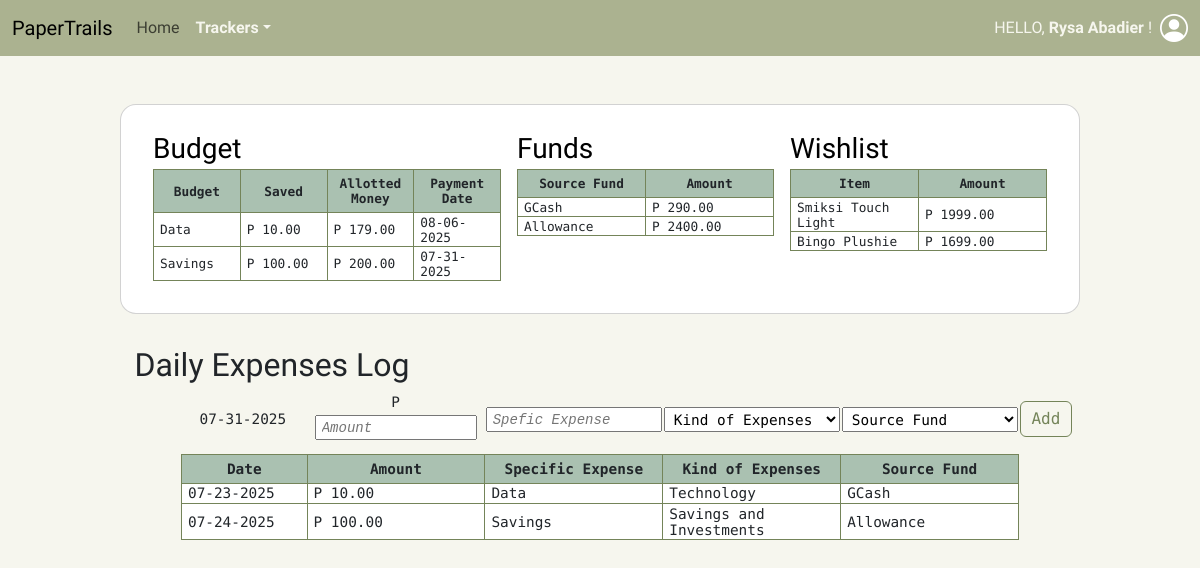
The app's page /dailyPage.php (signed in), older data.
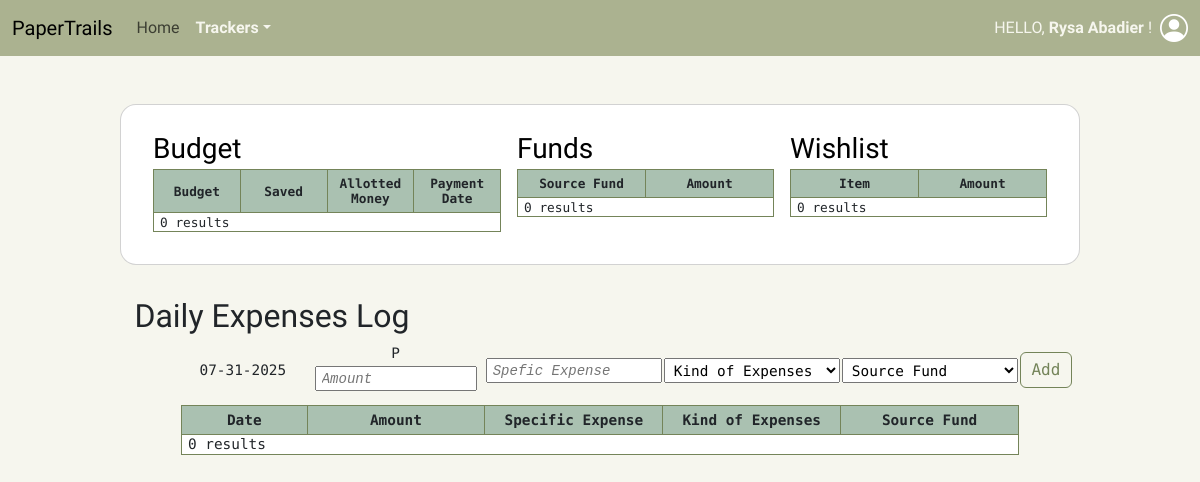
The same page, newer data.
### tables this page shows
CREATE TABLE `budget` (
  `id` int(11) NOT NULL,
  `user_id` int(11) NOT NULL,
  `amount` decimal(12,2) NOT NULL,
  `total_budget` decimal(12,2) NOT NULL,
  `budget_expense` varchar(255) NOT NULL,
  `expensetype_id` int(11) NOT NULL,
  `source_id` int(11) NOT NULL,
  `frequency_id` int(11) NOT NULL,
  `update_date` date NOT NULL DEFAULT current_timestamp()
);

CREATE TABLE `source_fund` (
  `id` int(11) NOT NULL,
  `user_id` int(11) NOT NULL,
  `name` varchar(255) NOT NULL,
  `amount` decimal(12,2) NOT NULL DEFAULT 0.00,
  `asset_id` int(11) NOT NULL
);

CREATE TABLE `wishlist` (
  `id` int(11) NOT NULL,
  `user_id` int(11) NOT NULL,
  `item` varchar(255) NOT NULL,
  `amount` decimal(12,2) DEFAULT 0.00,
  `shop` text DEFAULT '—'
);

CREATE TABLE `dailyexpense_log` (
  `id` int(11) NOT NULL,
  `user_id` int(11) NOT NULL,
  `amount` decimal(12,2) NOT NULL,
  `expense` varchar(255) DEFAULT '—',
  `source_id` int(11) NOT NULL,
  `expensetype_id` int(11) NOT NULL,
  `expense_date` date NOT NULL DEFAULT current_timestamp()
);

CREATE TABLE `expenses` (
  `id` int(11) NOT NULL,
  `name` varchar(255) NOT NULL
);

### foreignkeys.php (called while the page is built, shortened)
<?php
    function getExpenseType($conn, $id) {
        $sql = "SELECT `Name` FROM Expenses WHERE `ID` = $id";
        $result = mysqli_query($conn, $sql);
        $row = mysqli_fetch_assoc($result);
        if ($row > 0) return $row["Name"];
        else return deleteLogs($conn, $id);
    }
    function getAssetSource($conn, $id) {
        $sql = "SELECT `Name` FROM Source_Fund WHERE `ID` = $id";
        $result = mysqli_query($conn, $sql);
        $row = mysqli_fetch_assoc($result);
        if ($row > 0) return $row["Name"];
        else return deleteLogs($conn, $id);
    }
?>

### dailyexpenses.php (the view, shortened to what the changed rows need)
<?php
    include_once("connect.php");
    include_once("session.php");
    include_once("foreignkeys.php");
    function editDaily($conn, $page, $editID) {
        dailyHeaders();
        $sql = "SELECT `ID`, `Expense_Date`, `Amount`, `Expense`, `Budget`, `ExpenseType_ID`, `Source_ID` FROM DailyExpense_Log WHERE `User_ID` =" . $_SESSION["id"];
        $result = mysqli_query($conn, $sql);
        if (mysqli_num_rows($result) > 0) {
            while($row = mysqli_fetch_assoc($result)) {
                $expenseType = getExpenseType($conn, $row["ExpenseType_ID"]);
                $assetSource = getAssetSource($conn, $row["Source_ID"]);
                $date = date_create($row["Expense_Date"]);
                if ($page == "dailyExpenses" && $row["ID"] == $editID) {
                    echo '<tr><td>' . date_format($date,"m-d-Y") . '</td>';
                    echo '<form action="update.php" method="POST" class="edit-row">';
                        echo '<input type="hidden" name="edit_ID" value="' . $row["ID"] . '">';
                        echo '<input type="hidden" name="date" value="' . $row["Expense_Date"] . '">';
                        echo '<input type="hidden" name="budget" value="' . $row["Budget"] . '">';
                        echo '<input type="hidden" name="initial" value="' . $row["Amount"] . '">';
                        echo '<td>P <input type="text" name="final" value="' . $row["Amount"] . '" style="width: 92%;" /></td>';
                        echo '<td><input type="text" name="expense" value="' . $row["Expense"] . '" /></td>';
                        echo '<td><select name="type">';
                        $ctr = 1;
                        foreach (expenseTypes($conn) as $expense) {
                            if ($expenseType == $expense) echo '<option value="'. $ctr++ . '" selected>' . $expense . '</option>';
                            else echo '<option value="'. $ctr++ . '">' . $expense . '</option>';
                        }
                        echo '</select></td>';
                        echo '<td><select name="source">';
                        foreach (sourceFunds($conn, $_SESSION["id"]) as $id => $sourceFund) {
                            if ($assetSource == $sourceFund) echo '<option value="'. $id . '" selected>' . $sourceFund . '</option>';
                            else echo '<option value="'. $id . '">' . $sourceFund . '</option>';
                        }
                        echo '</select></td></tr>';
                    echo '</form>';
                } else {
                    echo '<tr data-id="' . $row["ID"] . '"><td>' . date_format($date,"m-d-Y") . '</td>';
                    echo '<td>P ' . $row["Amount"] . '</td>';
                    echo '<td>' . $row["Expense"] . '</td>';
                    echo '<td>' . $expenseType . '</td>';
                    echo '<td>' . $assetSource . '</td></tr>';
                }
            }
        } else {
            echo '<tr><td colspan="5">0 results</td></tr>';
        }
        echo '</table>';
    }
    function dailyHeaders() {
        echo '<table class="dashboard mx-auto" style="font-size: 0.9rem; width: 90%;">';
        echo '<tr><th style="width: 15%;">Date</th>';
        echo '<th>Amount</th>';
        echo '<th>Specific Expense</th>';
        echo '<th>Kind of Expenses</th>';
        echo '<th>Source Fund</th></tr>';
    }
?>

### budget.php (shortened to what the changed rows need)
<?php
    include_once("connect.php");
    include_once("session.php");
    include_once("foreignkeys.php");
    function shortListBudget($conn) {
        $sql = "SELECT `ID`, `Update_Date`, `Budget_Expense`, `Amount`, `Total_Budget`, `Frequency_ID` FROM Budget WHERE `User_ID` = " . $_SESSION["id"];
        $result = mysqli_query($conn, $sql);
        budgetHeaders(false);
        if (mysqli_num_rows($result) > 0) {
            while($row = mysqli_fetch_assoc($result)) {
                $payDate = $row["Frequency_ID"];
                $date = date_create($row["Update_Date"]);
                echo '<tr point><td>' . $row["Budget_Expense"] . '</td>';
                echo '<td>P ' . $row["Amount"] . '</td>';
                echo '<td>P ' . $row["Total_Budget"] . '</td>';
                switch ($payDate) {
                    case 2:
                        date_add($date,date_interval_create_from_date_string("1 week"));
                        break;
                    case 3:
                        date_add($date,date_interval_create_from_date_string("2 weeks"));
                        break;
                }
                echo '<td>' . date_format($date,"m-d-Y") . '</td></tr>';
            }
        } else {
            echo '<tr><td colspan="4">0 results</td></tr>';
        }
        echo '</table>';
    }
    function budgetHeaders($show) {
        echo '<table class="dashboard mx-auto"';
        if ($show) {
            echo ' style="font-size: 0.9rem; width: 90%;"';
        }
        echo '>';
        echo '<tr><th>Budget</th>';
        echo '<th>Saved</th>';
        echo '<th>Allotted Money </th>';
        echo '<th>Payment Date</th>';
        echo '</tr>';
    }
?>

### sourcefunds.php (shortened to what the changed rows need)
<?php
    include_once("connect.php");
    include_once("session.php");
    include_once("foreignkeys.php");
    function shortListFunds($conn) {
        fundsHeaders(false);
        $sql = "SELECT `ID`, `Name`, `Amount` FROM Source_Fund WHERE `User_ID` = " . $_SESSION["id"];
        $result = mysqli_query($conn, $sql);
        if (mysqli_num_rows($result) > 0) {
            while($row = mysqli_fetch_assoc($result)) {
                echo '<tr point><td>' . $row["Name"] . '</td>';
                echo '<td>P ' . $row["Amount"] . '</td></tr>';
            }
        } else {
            echo '<tr><td colspan="2">0 results</td></tr>';
        }
        echo '</table>';
    }
    function fundsHeaders($show) {
        echo '<table class="dashboard mx-auto"';
        if ($show) {
            echo ' style="font-size: 0.9rem; width: 90%;"';
        }
        echo '>';
        echo '<tr><th>Source Fund</th>';
        echo '<th>Amount</th>';
    }
?>

### wishlist.php (shortened to what the changed rows need)
<?php
    include_once("connect.php");
    include_once("session.php");
    include_once("foreignkeys.php");
    function shortListWishlist($conn) {
        wishlistHeaders(false);
        $sql = "SELECT `ID`, `Item`, `Amount` FROM Wishlist WHERE `User_ID` = " . $_SESSION["id"];
        $result = mysqli_query($conn, $sql);
        if (mysqli_num_rows($result) > 0) {
            while($row = mysqli_fetch_assoc($result)) {
                echo '<tr point><td>' . $row["Item"] . '</td>';
                echo '<td>P ' . $row["Amount"] . '</td></tr>';
            }
        } else {
            echo '<tr><td colspan="2">0 results</td></tr>';
        }
        echo '</table>';
    }
    function wishlistHeaders($show) {
        echo '<table class="dashboard mx-auto"';
        if ($show) {
            echo ' style="font-size: 0.9rem; width: 90%;"';
        }
        echo '>';
        echo '<tr><th>Item</th>';
        echo '<th>Amount</th>';
    }
?>

Row changes from the older to the newer data that the page shows:
removed budget: budget_expense "Data", amount "10.00", total_budget "179.00", update_date "08-06-2025"
removed budget: budget_expense "Savings", amount "100.00", total_budget "200.00", update_date "07-31-2025"
removed source_fund: name "GCash", amount "290.00"
removed source_fund: name "Allowance", amount "2400.00"
removed wishlist: item "Smiksi Touch Light", amount "1999.00"
removed wishlist: item "Bingo Plushie", amount "1699.00"
removed dailyexpense_log: expense_date "07-23-2025", amount "10.00", expense "Data", expensetype.name "Technology", source.name "GCash"
removed dailyexpense_log: expense_date "07-24-2025", amount "100.00", expense "Savings", expensetype.name "Savings and Investments", source.name "Allowance"
Text that changed along with them:
text now shown: "0 results 0 results 0 results 0 results"
